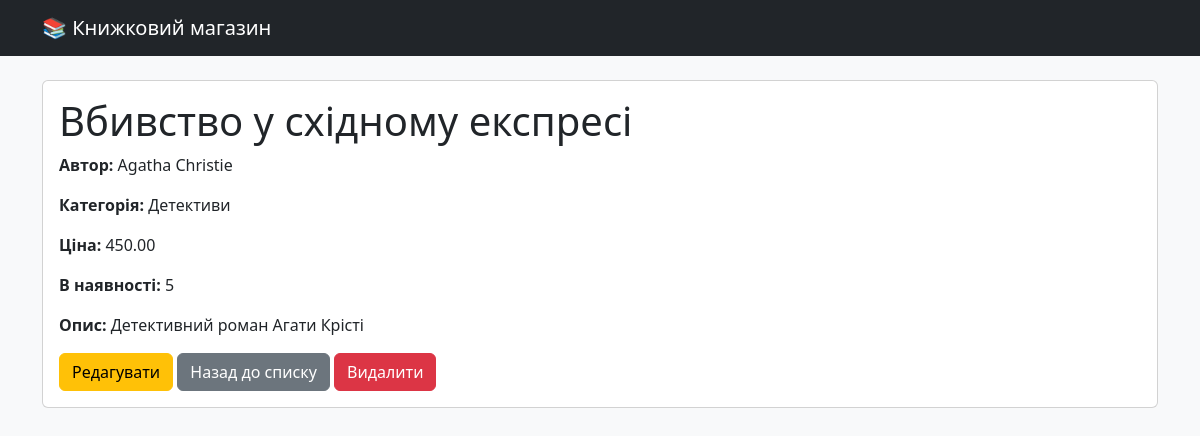
Screenshot of /book/1/ with the database file from the repository.
### books/models.py (models this page shows, shortened)
class Book(models.Model):
    category = models.ForeignKey(
        Category,
        on_delete=models.CASCADE,
        related_name='books'
    )
    title = models.CharField(max_length=200)
    author = models.CharField(max_length=150)
    price = models.DecimalField(max_digits=8, decimal_places=2)
    description = models.TextField(blank=True)
    stock = models.PositiveIntegerField(default=0)

class Category(models.Model):
    name = models.CharField(max_length=100)
    slug = models.SlugField(unique=True)
    def __str__(self):
        return self.name

### books/views.py (the view)
# urls.py: path('book/<int:pk>/', BookDetailView.as_view(), name='book_detail'),
class BookDetailView(DetailView):
    model = Book
    template_name = 'books/book_detail.html'
    context_object_name = 'book'

### books/templates/books/book_detail.html (shortened to what this page needs)
{% extends 'books/base.html' %}
{% block content %}
<div class="card">
    <div class="card-body">
        <h1 class="card-title">
            {{ book.title }}
        </h1>
        <p>
            <strong>Автор:</strong>
            {{ book.author }}
        </p>
        <p>
            <strong>Категорія:</strong>
            {{ book.category }}
        </p>
        <p>
            <strong>Ціна:</strong>
            {{ book.price }}
        </p>
        <p>
            <strong>В наявності:</strong>
            {{ book.stock }}
        </p>
        <p>
            <strong>Опис:</strong>
            {{ book.description }}
        </p>
        <a href="{% url 'books:book_update' book.pk %}"
          class="btn btn-warning">
            Редагувати
        </a>
        <a href="{% url 'books:book_list' %}"
          class="btn btn-secondary">
            Назад до списку
        </a>
        <a href="{% url 'books:book_delete' book.pk %}"
           class="btn btn-danger">
            Видалити
        </a>
    </div>
</div>
{% endblock %}

### books/static/books/style.css (style rules this page uses)
body { background-color: #f8f9fa; }
.card { transition: transform 0.2s ease; }

### rows the page displays
Book: title "Вбивство у східному експресі", author "Agatha Christie", category "Детективи", price "450.00", stock "5", description "Детективний роман Агати Крісті"
